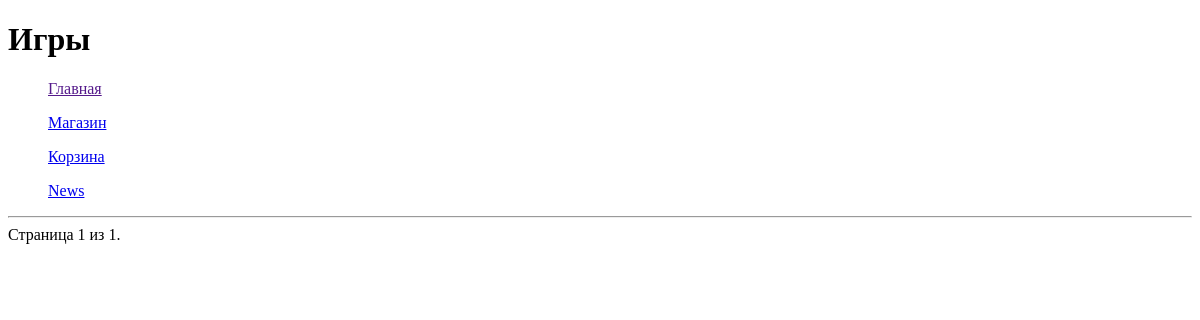
Before: /platform/news/ with the older database file.
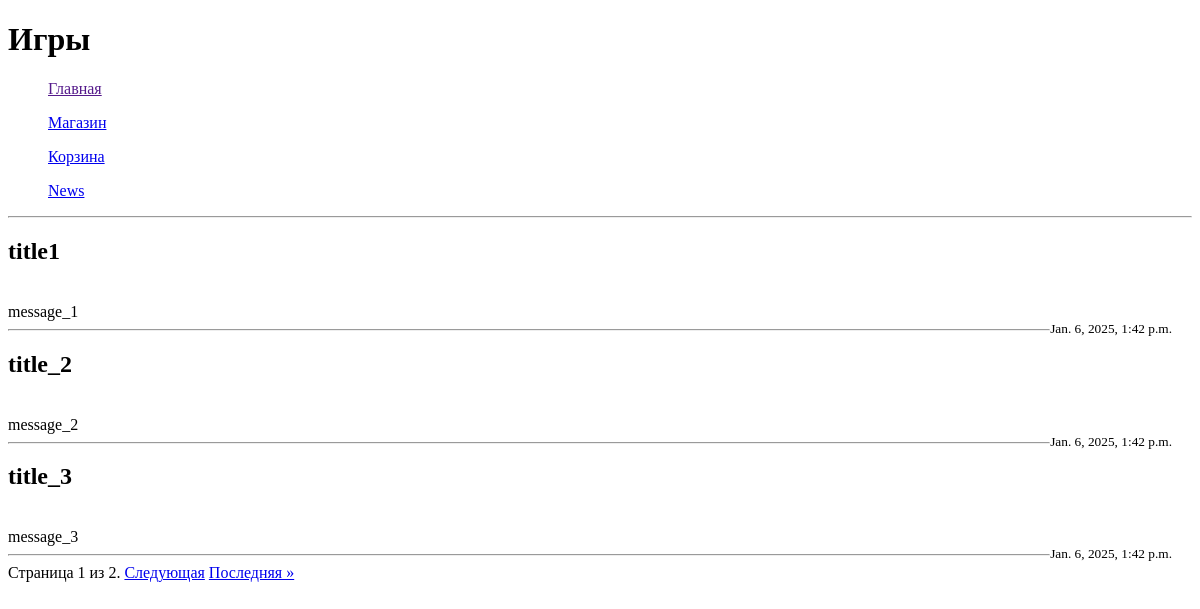
After: the same page with the newer database file.
### task1/models.py (models this page shows)
class News(models.Model):
    title = models.CharField(max_length=100)
    content = models.TextField()
    date = models.DateTimeField(auto_now_add=True)

### task1/views.py (the view)
# urls.py: path('platform/news/', news_function),
def news_function(request):
    post = News.objects.all()                   #получаем все новости
    paginator = Paginator(post, 3)      #создаем пагинатор
    page_number = request.GET.get('page')       #получаем номер страницы, на котрую переходит пользователь
    news = paginator.get_page(page_number)      #получаем новости для текущей страницы
    context = {
        'news': news,
    }
    return render(request, 'news.html', context) #передаем контекст в шаблон

### templates/news.html (shortened to what this page needs)
{% extends './menu.html' %}
{% block pagename %}<h1>Игры</h1>{% endblock %}
{% block content %}
    <hr>
    {% for new in news %}
        <h2>{{ new.title }}</h2>
        <br>
        {{ new.content }}
        <br>
        <small style="float: right; margin-right: 20px;">{{ new.date }}</small>
        <hr>
    {% endfor %}
    <div class="pagination">
        <span class="step-links">
            <span class="current">
                Страница {{ news.number }} из {{ news.paginator.num_pages }}.
            </span>
            {% if news.has_next %}
                <a href="?page={{ news.next_page_number }}">Следующая</a>
                <a href="?page={{ news.paginator.num_pages }}">Последняя &raquo;</a>
            {% endif %}
        </span>
    </div>
{% endblock %}

### templates/menu.html (shortened to what this page needs)
<!DOCTYPE html>
<html lang="en">
<head>
</head>
<body>
    <pagename>
        {% block pagename %}{% endblock %}
    </pagename>
    <menu>
            <a href = ''>Главная</a>
            <p><a href = 'games/'>Магазин</a></p>
            <p><a href = 'cart/'>Корзина</a></p>
            <p><a href = 'news/'>News</a></p>
    </menu>
    <content>
        {% block content %}{% endblock %}
    </content>
</body>
</html>

Changed rows visible on the page:
added News: title "title1", content "message_1", date "Jan. 6, 2025, 1:42 p.m."
added News: title "title_2", content "message_2", date "Jan. 6, 2025, 1:42 p.m."
added News: title "title_3", content "message_3", date "Jan. 6, 2025, 1:42 p.m."
Other visible differences:
{{ news.paginator.num_pages }}: "1" → "2"
text now shown: "Следующая Последняя »"
